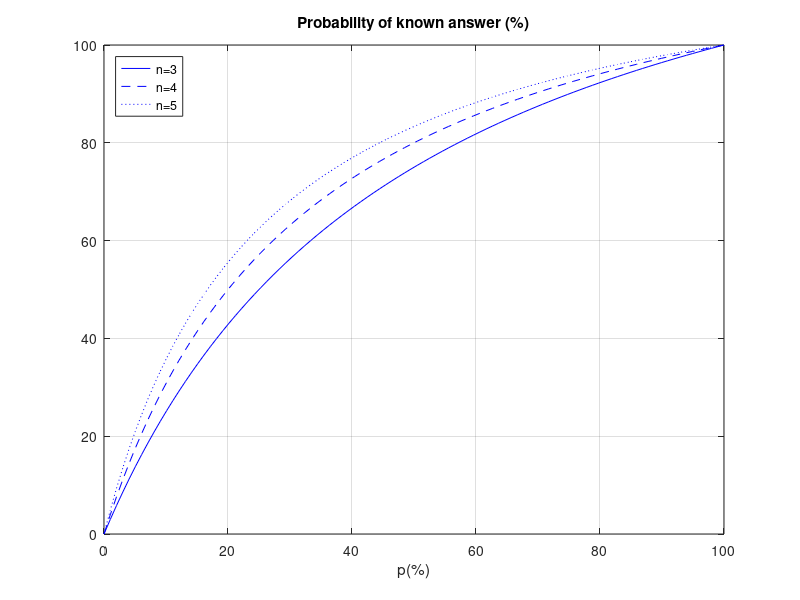

Recreate this plot in MATLAB.
%% alínea a

p=0.6 %probabilidade de sair uma pergunta que estudou
q=1  %probabilidade de acertar a pergunta que estudou
r=0.25 %probabilidade de acertar quando nao sabe a resposta

100 * (p * q + (1-p) * r)

%% alínea b

p=0.7 %probabilidade de sair uma pergunta que estudou
r=0.2 %probabilidade de acertar quando nao sabe a resposta
%0.2*0.3

p * q + (1-p) * r; %prob acertar a resposta

%prob acertar a resposta -> 100
%prob saber (0.7) -> x
100 * p * q / (p * q + (1-p) * r)

%% alínea c

p = linspace(0,1,100)
n=3;
f3 = p + (1-p)/n;
n=4;
f4 = p + (1-p)/n;
n=5;
f5 = p + (1-p)/n;

plot(p * 100, f3 * 100, 'b-', p * 100, f4 * 100, 'b:', p * 100, f5 * 100, 'b--')
ylim([0 100])
grid on
xlabel('p(%)')
title('Probability of right answer (%)')
legend('n=3', 'n=4', 'n=5', 'location', 'northwest')
%% alínea d

n=3;
f6 = p./ (p + (1-p)/n)
n=4;
f7 = p./ (p + (1-p)/n)
n=5;
f8 = p./ (p + (1-p)/n)

plot(p * 100, f6 * 100, 'b-', p * 100, f7 * 100, 'b--', p * 100, f8 * 100, 'b:')
grid on
xlabel('p(%)')
title('Probability of known answer (%)')
legend('n=3', 'n=4', 'n=5', 'location', 'northwest')

